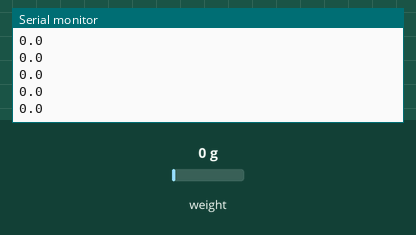
Recording of a sketch running on a simulated Arduino Uno, built with avr-gcc and run on an emulated ATmega328P. Parts: the last lines printed to the serial monitor. The inputs (shaded band) are chosen by the test bench; at power-on: weight on the scale 0 g.

Above: at 2.2 s.
2.3 s: weight on the scale set to 100 g
At 2.31 s:
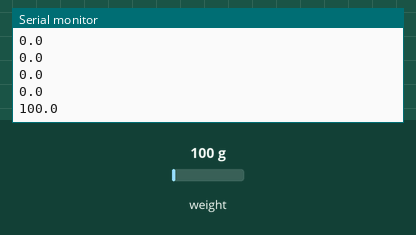
3.8 s: weight on the scale set to 1250 g
At 3.82 s:
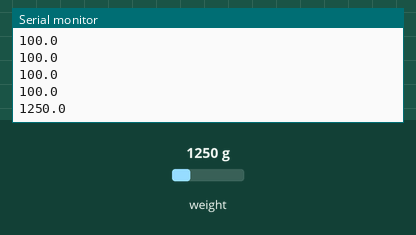
Timing chart, 0 to 6.8 s (numbered marks = the images above; inputs shaded):
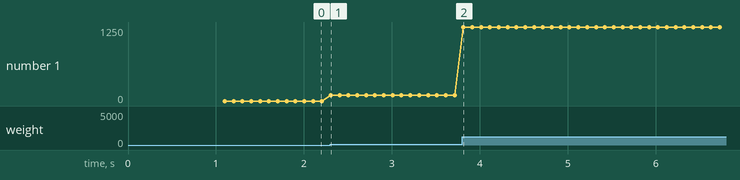

Measured:
- after the input at 2.3 s, the serial monitor: prints a new line at once (image 1)
- after the input at 3.8 s, the serial monitor: prints a new line at once (image 2)
- plotted number 1: 0 → 100 after the input at 2.3 s, 100 → 1250 after the input at 3.8 s

The sketch:

strain-gauge.ino
```cpp
/**
 * Davis Drone Club Strain Gauge v0.0
 * Testing firmware
 *
 * HX711 library can be downloaded here: https://github.com/bogde/HX711
 */

#include "HX711.h"

HX711 scale(A1,A0);

void setup() {
  Serial.begin(115200);
  Serial.println("Begin testing");
  scale.set_scale(826.1);
  scale.tare();
  //Serial.println("Place weight now");
  //delay(5000);
  //Serial.println("too late");
  //Serial.println((scale.get_units(10))/1050);
  //scale.tare();
}

void loop() {
  Serial.println(scale.get_units(),1);
}
```
